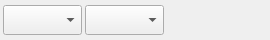
                <widget class="QWidget" name="widget_3" native="true">
                    <property name="minimumSize">
                        <size>
                            <width>0</width>
                            <height>40</height>
                        </size>
                    </property>
                    <property name="maximumSize">
                        <size>
                            <width>16777215</width>
                            <height>40</height>
                        </size>
                    </property>
                    <property name="font">
                        <font>
                            <family>微软雅黑</family>
                            <pointsize>10</pointsize>
                        </font>
                    </property>
                    <layout class="QHBoxLayout" name="horizontalLayout_7">
                        <property name="spacing">
                            <number>3</number>
                        </property>
                        <property name="leftMargin">
                            <number>3</number>
                        </property>
                        <property name="topMargin">
                            <number>3</number>
                        </property>
                        <property name="rightMargin">
                            <number>3</number>
                        </property>
                        <property name="bottomMargin">
                            <number>3</number>
                        </property>
                        <item>
                            <layout class="QHBoxLayout" name="horizontalLayout">
                                <item>
                                    <widget class="QComboBox" name="comboBox_month">
                                        <property name="minimumSize">
                                            <size>
                                                <width>0</width>
                                                <height>30</height>
                                            </size>
                                        </property>
                                        <property name="font">
                                            <font>
                                                <family>微软雅黑</family>
                                                <pointsize>10</pointsize>
                                            </font>
                                        </property>
                                    </widget>
                                </item>
                                <item>
                                    <widget class="QComboBox" name="comboBox_day">
                                        <property name="minimumSize">
                                            <size>
                                                <width>0</width>
                                                <height>30</height>
                                            </size>
                                        </property>
                                        <property name="font">
                                            <font>
                                                <family>微软雅黑</family>
                                                <pointsize>10</pointsize>
                                            </font>
                                        </property>
                                    </widget>
                                </item>
                                <item alignment="Qt::AlignHCenter|Qt::AlignVCenter">
                                    <widget class="QLabel" name="label_time">
                                        <property name="minimumSize">
                                            <size>
                                                <width>100</width>
                                                <height>30</height>
                                            </size>
                                        </property>
                                        <property name="font">
                                            <font>
                                                <family>微软雅黑</family>
                                                <pointsize>10</pointsize>
                                            </font>
                                        </property>
                                        <property name="text">
                                            <string/>
                                        </property>
                                    </widget>
                                </item>
                            </layout>
                        </item>
                    </layout>
                </widget>
